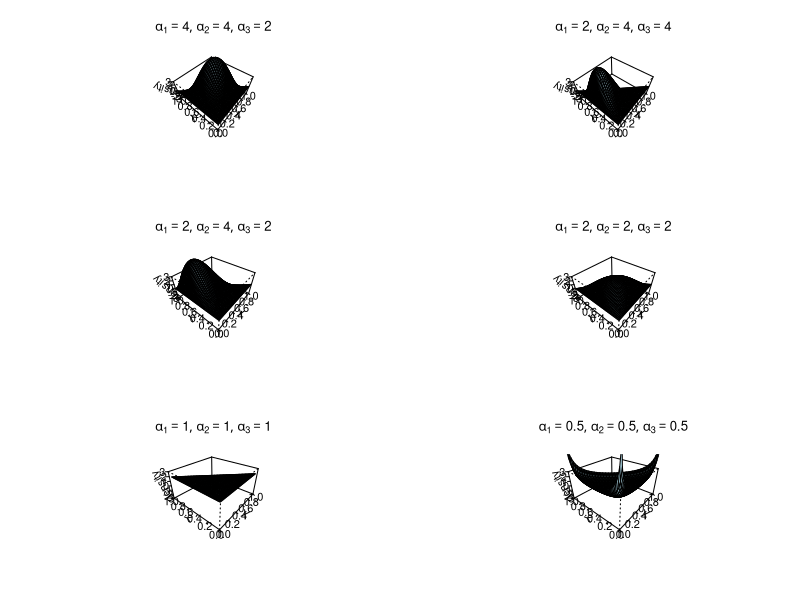

Recreate this plot in R.
library("MCMCpack")
DiriPlotData <- function(gridsize=100, alpha) {
    # needs grid interval of at least 1/100, otherwise there will be nasty outliers on the Z side that corrupt the plot
    gridaxis <- seq(0, 1, length= gridsize)
    dens <- matrix(nr=gridsize,nc=gridsize)
    for(x in 1:gridsize) {
          for (y in 1:gridsize) { 
              dens[x,y] <- NA # not really necessary, is initialized as NA anyway
              # although there is a check in ddirichlet for the gridaxis to be on the simplex, we have to put in a check to avoid plotting of the saltus to the ground plane (which does not look good)
              if ((gridaxis[x] + gridaxis[y]) < 1) dens[x,y] <- ddirichlet(c(gridaxis[x],gridaxis[y],(1-gridaxis[x]-gridaxis[y])) , alpha ) }
          }
    list(gridline=gridaxis, values=dens)
}
   
DiriPersp <- function(alph=c(2,3,2), ...) {
    # oldpar <- par(bg = "white")
    diridata <- DiriPlotData(gridsize=60,alpha=alph)
    persp(diridata$gridline, diridata$gridline, diridata$values, zlim=c(-3,3), theta = 310, expand = 0.5, col = "lightblue", ticktype="detailed", xlab="X", ylab="Y", zlab="density", ...)
    title(main = bquote(list(alpha[1]==.(alph[1]),
                            alpha[2]==.(alph[2]),
                            alpha[3]==.(alph[3]))))
}

par(mfrow=c(3,2))
DiriPersp(c(4,4,2),phi = 50)
DiriPersp(c(2,4,4),phi = 50)
DiriPersp(c(2,4,2),phi = 40)
DiriPersp(c(2,2,2),phi = 40)
DiriPersp(c(1,1,1),phi = 30)
DiriPersp(c(0.5,.5,.5),phi = 30)
